Frame 1 (no input): blank canvas, image omitted
Frame 60 (no input): blank canvas, image omitted
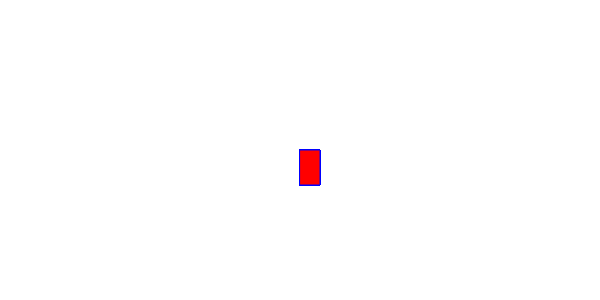
Frame 120 (the mouse pressed at the canvas centre since frame 60)

The p5.js sketch whose frames 1 and 60 were blank and that drew this single picture after the mouse press (run headless with seeded random() and noise() and a simulated clock; from frame 60 on, the mouse is pressed at the canvas centre):

// p5.js sketch
// ── sketch.js
function setup() {
    createCanvas(600, 300);
    background("white");
  }
  
  function draw() {
    
    stroke("blue");
    fill("red");
    
    // console.log(mouseIsPressed);
    
    if (mouseIsPressed) {
      rect(mouseX, mouseY, 20 , 35);
      
    }
    
    
  }
